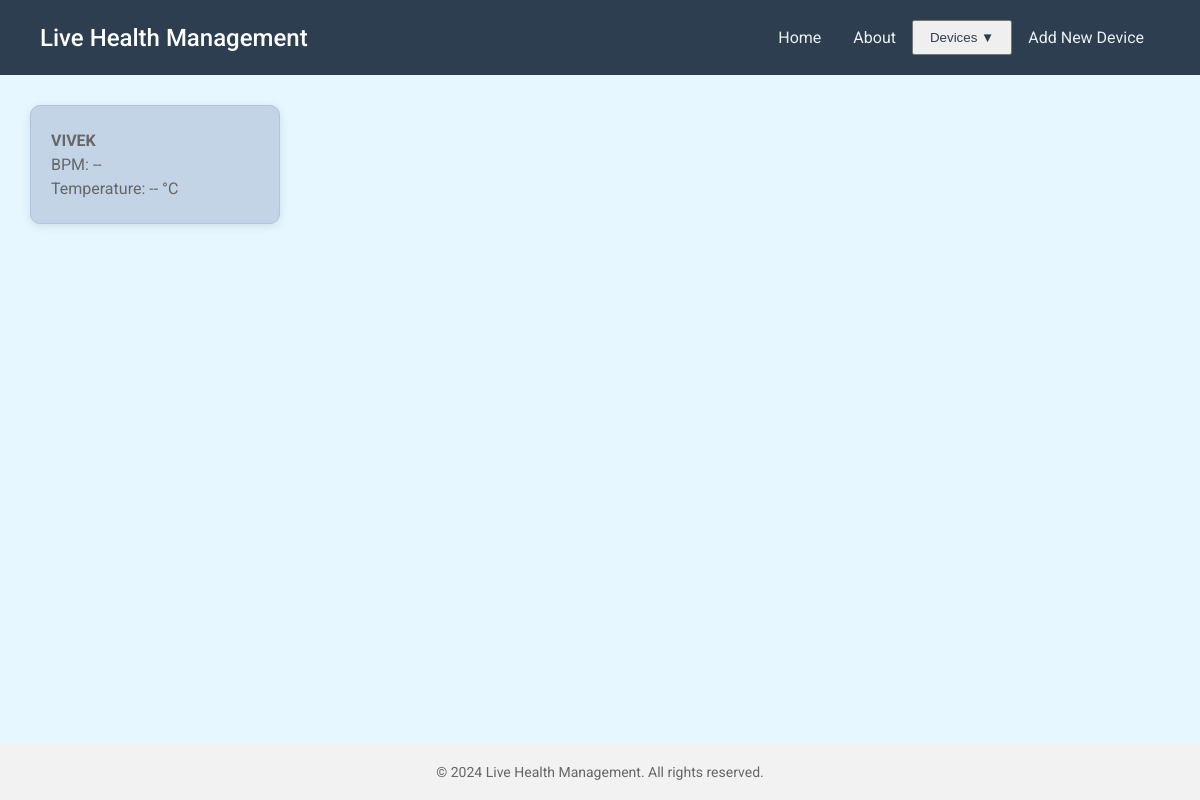
/, run on an earlier commit of the app's database.
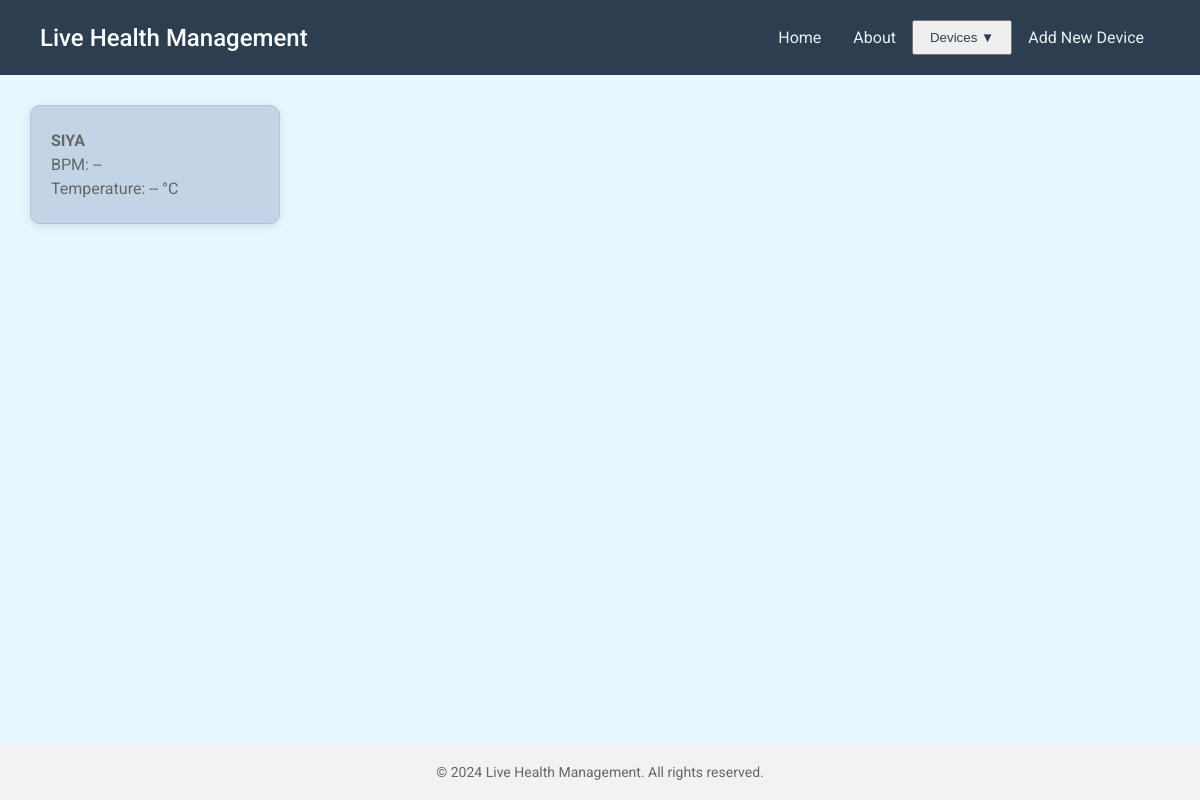
And on a later commit of the database.
### backend/app/models.py (models this page shows)
class Device(db.Model):
    __tablename__ = 'device'
    id = db.Column(db.Integer, primary_key=True)
    ip_address = db.Column(db.String(15), unique=True, nullable=False)
    passkey = db.Column(db.String(80), nullable=False)
    nickname = db.Column(db.String(50), nullable=False)

### backend/app/routes.py (the view)
@app.route('/')
def index():
    devices = Device.query.all()
    return render_template('index.html', devices=devices)

### backend/templates/index.html (shortened to what this page needs)
<!DOCTYPE html>
<html lang="en">
<head>
    <link rel="stylesheet" href="{{ url_for('static', filename='css/styles.css') }}">
    <link rel="stylesheet" href="{{ url_for('static', filename='css/navbar-styles.css') }}">
</head>
<body>
<div class="navbar">
  <div class="navbar-header">
      <span>Live Health Management</span>
  </div>
  <div class="navbar-links">
      <a href="/">Home</a>
      <a href="/about-us">About</a>
      <div class="dropdown">
        <button class="dropbtn">Devices ▼</button>
      </div>
      <a href="{{ url_for('add_device_page') }}">Add New Device</a>
  </div>
</div>
<div class="main-content {% if devices|length == 0 %}center-content{% endif %}">
  {% if devices|length == 0 %}
    <div class="no-devices">
      <img src="{{ url_for('static', filename='images/no-device-added-without-bg.png') }}" alt="No Device Added" class="no-device-image"/>
      <a href="{{ url_for('add_device_page') }}" class="big-add-device-btn">
        <span class="plus-icon">+</span> Add New Device
      </a>
    </div>
  {% else %}
    <div class="device-container">
        {% for device in devices %}
        <div class="device-card" onclick="window.location.href='{{ url_for('device_page', device_id=device.id) }}'">
            <div class="device-info">
                <h4 class="device-nickname">{{ device.nickname | upper }}</h4>
                <p>BPM: <span id="bpm">--</span></p>
                <p>Temperature: <span id="temperature">--</span> &deg;C</p>
            </div>
        </div>
        {% endfor %}
    </div>
  {% endif %}
</div>
<footer class="footer">
    <p>&copy; 2024 Live Health Management. All rights reserved.</p>
</footer>
</body>
</html>

What changed in the data, as far as the page shows it:
changed Device: nickname "VIVEK" → "SIYA"
